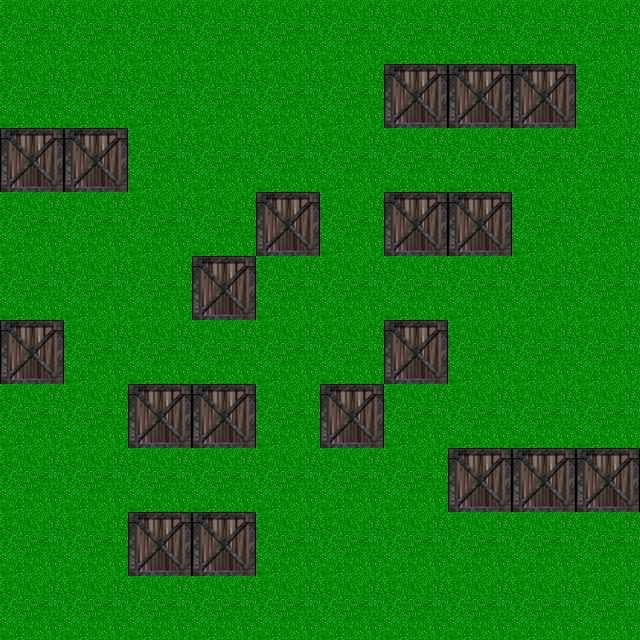

The image is a tile-based game level rendered from a .tmx file. Its description and source (layers, tilesets, objects; grid data summarised) follow:
An orthogonal 10x10 tile map with 64x64 px tiles, 2 tile layers (blocked, floor).

<map version="1.0" orientation="orthogonal" width="10" height="10" tilewidth="64" tileheight="64">
  <tileset firstgid="1" source="tileset.tsx" /> 
  <tile id="0">
   <properties>
    <property name="blocked" value="true" />
   </properties>
   </tile>
    <tile id="1">
   <properties>
    <property name="blocked" value="false" />
   </properties>
   </tile>
 <layer name="blocked" width="10" height="10">
  <data>[100 cells, 19 non-empty, 1 distinct tile ids]</data>
 </layer>
 <layer name="floor" width="10" height="10">
  <data>[100 cells, 100 non-empty, 2 distinct tile ids]</data>
 </layer>
</map>
